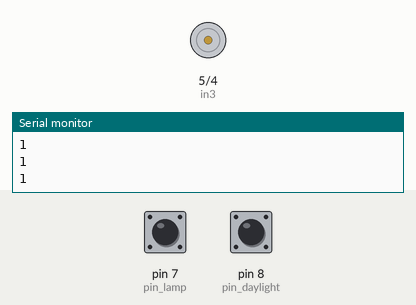
A sketch run on a simulated Arduino Uno, built with avr-gcc and run on an emulated ATmega328P. Parts: motor-driver pin pairs drawn as motors (green arrow = first pin HIGH = forward, orange = second pin HIGH = backward, longer = more drive, scaled by the enable pin), the last lines printed to the serial monitor. The test bench sets the inputs (shaded band); at power-on: pin 8 (pin_daylight) HIGH, pin 7 (pin_lamp) HIGH.

Above: at 1.9 s.
2.0 s: pin 8 (pin_daylight) pulled LOW for 0.15 s
At 2.3 s:
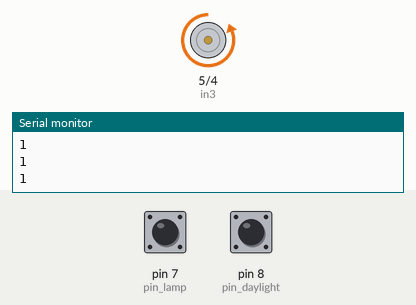
4.6 s: pin 8 (pin_daylight) pulled LOW for 1 s
At 6.4 s:
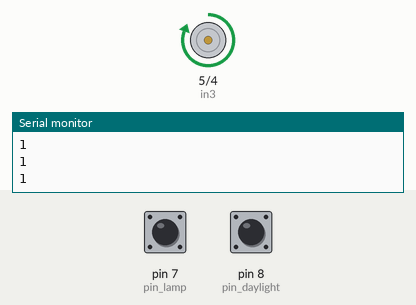
8.2 s: pin 8 (pin_daylight) pulled LOW for 3.2 s
At 10.3 s:
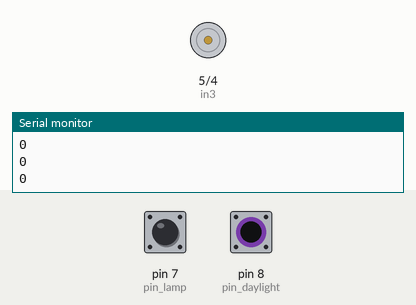
Timing chart, 0 to 13.9 s (numbered marks = the images above; inputs shaded):
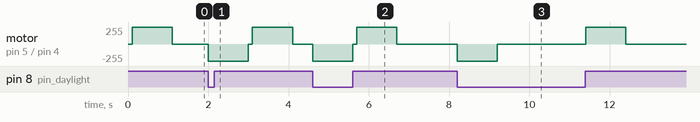

The sketch:

automated_blinds.ino
```cpp
int en = 3;
int in3 = 5;
int in4 = 4;

int pin_lamp = 7;
int pin_daylight = 8;

void setup() {
	pinMode(en, OUTPUT);
	pinMode(in3, OUTPUT);
	pinMode(in4, OUTPUT);
  	pinMode(pin_lamp, INPUT);
  	pinMode(pin_daylight, INPUT);
  	Serial.begin(9600);
}

void clocklize() {
	analogWrite(en, 255);
	digitalWrite(in3, HIGH);
	digitalWrite(in4, LOW);
  	delay(1000);
  	analogWrite(en, 0);

}
void counter_clocklize() {
	analogWrite(en, 255);
	digitalWrite(in3, LOW);
	digitalWrite(in4, HIGH);
  	delay(1000);
  	analogWrite(en, 0);
}

int already_down = 0;
int already_up = 1;

void loop() {
	digitalWrite(pin_lamp, HIGH);
  	digitalWrite(pin_daylight, HIGH);
  	Serial.println(digitalRead(pin_daylight));
  	delay(100);
  	int inside = digitalRead(pin_lamp);
  	int outside = digitalRead(pin_daylight);

  	if(inside == 0 && already_up)
    {
    	  clocklize();
        already_down = 1, already_up = 0;
    }
 	  if(inside == 1 && outside == 0 && already_down)
     {
        counter_clocklize();
        already_up = 1, already_down = 0;
     }
  	if(inside == 1 && outside == 1 && already_up)
    {
        clocklize();
        already_down = 1, already_up = 0;
    }
}
```

Measured:
- after the input at 2.0 s, motor on pin 5 (in3) / pin 4 (in4): stopped → backward 255/255 at once, → stopped 1.0 s later, → forward 255/255 0.10 s later, → stopped 1.0 s later
- after the input at 4.6 s, motor on pin 5 (in3) / pin 4 (in4): stopped → backward 255/255 at once, → stopped 1.0 s later, → forward 255/255 0.10 s later, → stopped 1.0 s later
- after the input at 8.2 s, motor on pin 5 (in3) / pin 4 (in4): stopped → backward 255/255 at once, → stopped 1.0 s later, → forward 255/255 2.2 s later, → stopped 1.0 s later
